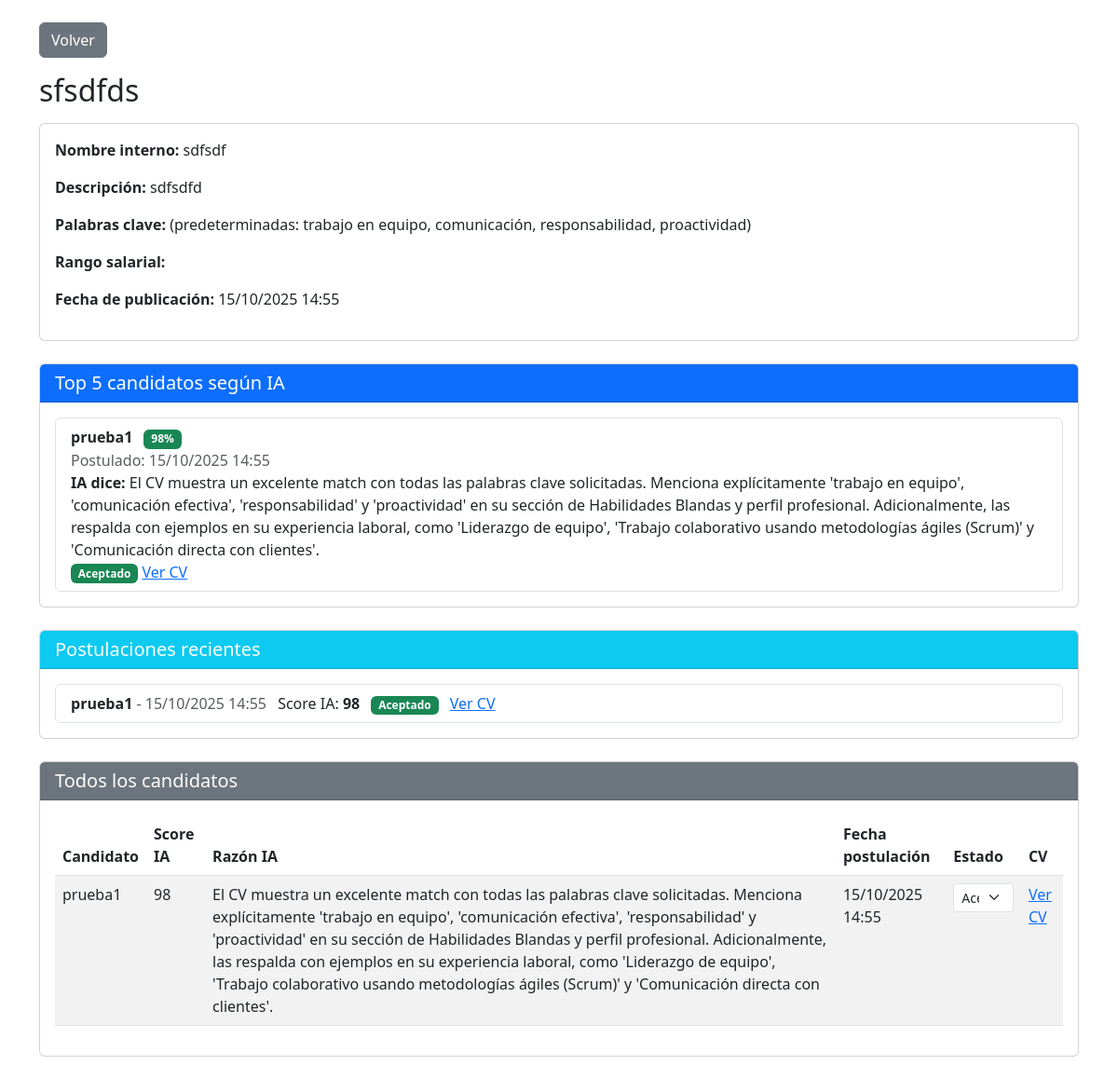
The page /vacante/reclutador/13/ on the database its author committed.
### pages/models.py (models this page shows, shortened)
class Vacante(models.Model):
    titulo = models.CharField(max_length=200)
    nombre_interno = models.CharField(max_length=200, blank=True, null=True)
    descripcion = models.TextField()
    palabras_clave = models.CharField(max_length=300, blank=True, null=True)
    rango_salarial = models.CharField(max_length=100, blank=True, null=True)
    fecha_creacion = models.DateTimeField(auto_now_add=True)

class Postulacion(models.Model):
    ESTADO_CHOICES = [
        ('PENDIENTE', 'Pendiente'),
        ('REVISADO', 'Revisado'),
        ('ACEPTADO', 'Aceptado'),
        ('RECHAZADO', 'Rechazado'),
    ]
    postulante = models.ForeignKey(settings.AUTH_USER_MODEL, on_delete=models.CASCADE)
    vacante = models.ForeignKey('Vacante', on_delete=models.CASCADE)
    cv_pdf = models.FileField(upload_to='cvs/', null=True, blank=True)
    fecha_postulacion = models.DateTimeField(auto_now_add=True)
    score_ia = models.IntegerField(null=True, blank=True, help_text="Score de 0-100 generado por IA")
    razon_ia = models.TextField(null=True, blank=True, help_text="Razón del score generada por IA")
    estado = models.CharField(max_length=20, choices=ESTADO_CHOICES, default='PENDIENTE')
    notas_reclutador = models.TextField(blank=True, null=True, help_text="Notas del reclutador")
    class Meta:
        ordering = ['-score_ia', '-fecha_postulacion']
        unique_together = ['postulante', 'vacante']

### pages/views.py (the view)
# urls.py: path('vacante/reclutador/<int:vacante_id>/', views.detalle_vacante_reclutador, name='detalle_vacante_reclutador'),
def detalle_vacante_reclutador(request, vacante_id):
    vacante = get_object_or_404(Vacante, id=vacante_id)
    postulaciones = Postulacion.objects.filter(vacante=vacante)
    top_candidatos = postulaciones.exclude(score_ia=None).order_by('-score_ia')[:5]
    recientes = postulaciones.order_by('-fecha_postulacion')[:5]
    todos = postulaciones.order_by('-score_ia')
    return render(request, 'pages/detalle_vacante_reclutador.html', {
        'vacante': vacante,
        'top_candidatos': top_candidatos,
        'recientes': recientes,
        'todos': todos,
    })

### pages/templates/pages/detalle_vacante_reclutador.html (shortened to what this page needs)
{% extends "pages/base.html" %}
{% block content %}
<div class="container py-4">
    <a href="{% url 'reclutador' %}" class="btn btn-secondary mb-3">Volver</a>
    <h2 class="mb-3">{{ vacante.titulo }}</h2>
    <div class="card mb-4">
        <div class="card-body">
            <p><strong>Nombre interno:</strong> {{ vacante.nombre_interno|default:"(Sin nombre interno)" }}</p>
            <p><strong>Descripción:</strong> {{ vacante.descripcion }}</p>
            <p><strong>Palabras clave:</strong> {{ vacante.palabras_clave|default:"(predeterminadas: trabajo en equipo, comunicación, responsabilidad, proactividad)" }}</p>
            <p><strong>Rango salarial:</strong> {{ vacante.rango_salarial }}</p>
            <p><strong>Fecha de publicación:</strong> {{ vacante.fecha_creacion|date:"d/m/Y H:i" }}</p>
        </div>
    </div>
    <div class="card mb-4">
        <div class="card-header bg-primary text-white">
            <h5 class="mb-0">Top 5 candidatos según IA</h5>
        </div>
        <div class="card-body">
            {% if top_candidatos %}
                <ul class="list-group">
                {% for post in top_candidatos %}
                    <li class="list-group-item">
                        <strong>{{ post.postulante.username }}</strong>
                        <span class="badge bg-success ms-2">{{ post.score_ia|default:"N/A" }}%</span>
                        <br>
                        <span class="text-muted">Postulado: {{ post.fecha_postulacion|date:"d/m/Y H:i" }}</span>
                        <br>
                        <strong>IA dice:</strong> {{ post.razon_ia|default:"-" }}
                        <br>
                        {% if post.estado == 'PENDIENTE' %}
                            <span class="badge bg-warning text-dark">Pendiente</span>
                        {% elif post.estado == 'REVISADO' %}
                            <span class="badge bg-info">Revisado</span>
                        {% elif post.estado == 'ACEPTADO' %}
                            <span class="badge bg-success">Aceptado</span>
                        {% elif post.estado == 'RECHAZADO' %}
                            <span class="badge bg-danger">Rechazado</span>
                        {% endif %}
                        <a href="{{ post.cv_pdf.url }}" target="_blank">Ver CV</a>
                    </li>
                {% endfor %}
                </ul>
            {% else %}
                <p class="text-muted">No hay análisis IA aún.</p>
            {% endif %}
        </div>
    </div>
    <div class="card mb-4">
        <div class="card-header bg-info text-white">
            <h5 class="mb-0">Postulaciones recientes</h5>
        </div>
        <div class="card-body">
            {% if recientes %}
                <ul class="list-group">
                {% for post in recientes %}
                    <li class="list-group-item">
                        <strong>{{ post.postulante.username }}</strong>
                        <span class="text-muted">- {{ post.fecha_postulacion|date:"d/m/Y H:i" }}</span>
                        <span class="ms-2">Score IA: <b>{{ post.score_ia|default:"-" }}</b></span>
                        {% if post.estado == 'PENDIENTE' %}
                            <span class="badge bg-warning text-dark ms-2">Pendiente</span>
                        {% elif post.estado == 'REVISADO' %}
                            <span class="badge bg-info ms-2">Revisado</span>
                        {% elif post.estado == 'ACEPTADO' %}
                            <span class="badge bg-success ms-2">Aceptado</span>
                        {% elif post.estado == 'RECHAZADO' %}
                            <span class="badge bg-danger ms-2">Rechazado</span>
                        {% endif %}
                        <a href="{{ post.cv_pdf.url }}" class="ms-2" target="_blank">Ver CV</a>
                    </li>
                {% endfor %}
                </ul>
            {% else %}
                <p class="text-muted">No hay postulaciones recientes.</p>
            {% endif %}
        </div>
    </div>
    <div class="card">
        <div class="card-header bg-secondary text-white">
            <h5 class="mb-0">Todos los candidatos</h5>
        </div>
        <div class="card-body">
            {% if todos %}
                <table class="table table-striped">
                    <thead>
                        <tr>
                            <th>Candidato</th>
                            <th>Score IA</th>
                            <th>Razón IA</th>
                            <th>Fecha postulación</th>
                            <th>Estado</th>
                            <th>CV</th>
                        </tr>
                    </thead>
                    <tbody>
                        {% for post in todos %}
                        <tr>
                            <td>{{ post.postulante.username }}</td>
                            <td>{{ post.score_ia|default:"-" }}</td>
                            <td>{{ post.razon_ia|default:"-" }}</td>
                            <td>{{ post.fecha_postulacion|date:"d/m/Y H:i" }}</td>
                            <td>
                                <form method="POST" action="{% url 'cambiar_estado_postulacion' post.id %}" style="display: inline;">
                                    <select name="estado" class="form-select form-select-sm" onchange="this.form.submit()">
                                        <option value="ACEPTADO" {% if post.estado == 'ACEPTADO' %}selected{% endif %}>Aceptado</option>
                                    </select>
                                </form>
                            </td>
                            <td><a href="{{ post.cv_pdf.url }}" target="_blank">Ver CV</a></td>
                        </tr>
                        {% endfor %}
                    </tbody>
                </table>
            {% else %}
                <p class="text-muted">No hay candidatos aún.</p>
            {% endif %}
        </div>
    </div>
</div>
{% endblock %}

### rows shown on the page
Vacante: titulo "sfsdfds", nombre_interno "sdfsdf", descripcion "sdfsdfd", palabras_clave "(predeterminadas: trabajo en equipo, comunicación, responsabilidad, proactividad)", fecha_creacion "15/10/2025 14:55"
Postulacion: postulante.username "prueba1", score_ia "98", fecha_postulacion "15/10/2025 14:55", razon_ia "El CV muestra un excelente match con todas las palabras clave solicitadas. Menciona explícitamente 'trabajo en equipo', 'comunicación efectiva', 'responsabilidad' y 'proactividad' en su sección de Habilidades Blandas y perfil profesional. Adicionalmente, las respalda con ejemplos en su experiencia laboral, como 'Liderazgo de equipo', 'Trabajo colaborativo usando metodologías ágiles (Scrum)' y 'Comunicación directa con clientes'.", shows "Aceptado", estado "Aceptado"
